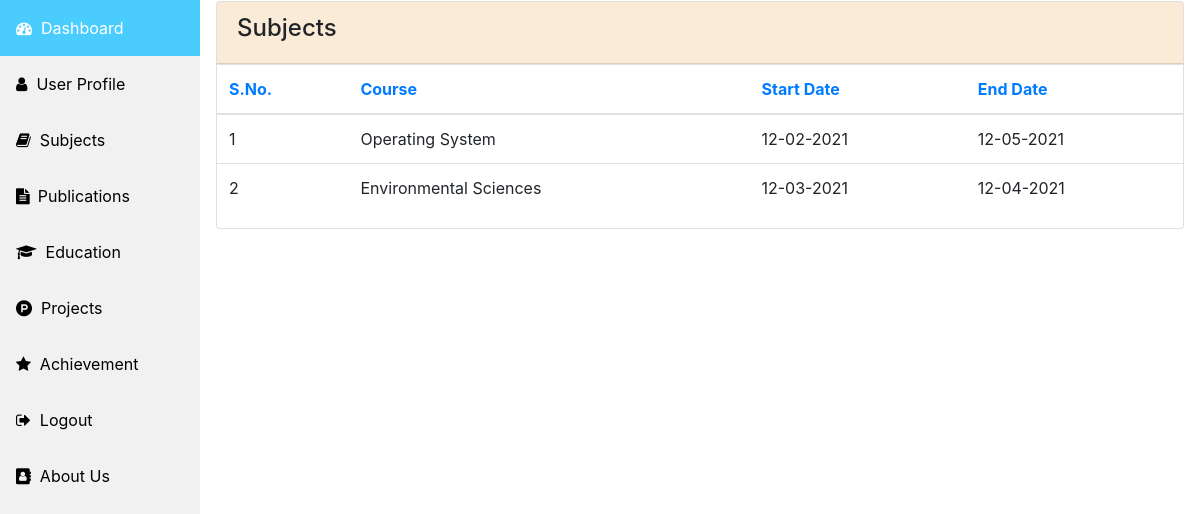
Screenshot of /subject/ (signed in) with the database file from the repository.
### fam/models.py (models this page shows, shortened)
class Teaching(models.Model):
    user = models.ForeignKey(User, on_delete=models.CASCADE,related_name='teaching')
    course = models.CharField(max_length=100)
    start_date =  models.CharField(max_length=100,default=' ')
    end_date = models.CharField(max_length=100,default=' ')

### fam/views.py (the view)
# urls.py: path('subject/', views.subject, name='subject'),
def subject(request):
    context ={}
    if request.user.is_authenticated:
        context['user'] = request.user
        context['subject'] = Teaching.objects.filter(user = request.user.id)
        return render(request, 'fam/subject.html',context)
    else:
        return render(request, 'fam/index.html')

### fam/templates/fam/subject.html (shortened to what this page needs)
{% extends 'fam/base.html' %}
{% block content %}
    <div class="card">
        <div class="card-header" data-background-color="purple">
            <h4 class="title">Subjects </h4>
        </div>
        <div class="card-content table-responsive">
            <table class="table">
                <thead class="text-primary">
                    <th>S.No.</th>
                    <th>Course</th>
                    <th>Start Date</th>
                    <th>End Date</th>
                </thead>
                <tbody>
                {% for u in subject %}
                    <tr>
                        <td>{{ forloop.counter }}</td>
                        <td>{{u.course}}</td>
                        <td>{{u.start_date}}</td>
                        <td>{{u.end_date}}</td>
                    </tr>
                {% endfor %}
                </tbody>
            </table>
        </div>
    </div>
{% endblock %}

### fam/templates/fam/subject.html (style rules this page uses)
.card .card-header { background-color:#FAEBD7; }

### rows the page displays
Teaching: course "Operating System", start_date "12-02-2021", end_date "12-05-2021"
Teaching: course "Environmental Sciences", start_date "12-03-2021", end_date "12-04-2021"
